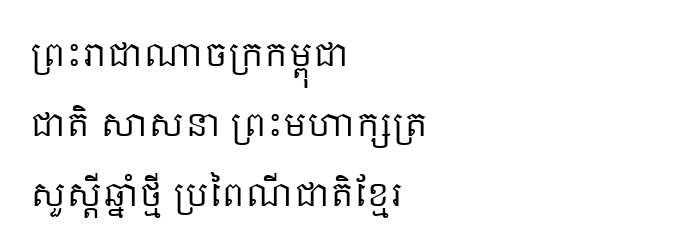
#> input picture sample_document.png, 700 x 250 px
$ python -i segmenter.py   (imports and definitions only)
#> lines starting #> are read from the running program, lines starting #| are printed output that depends on the picture; after the words box and inside, x2 and y2 are one past the last pixel; in counts of white or black regions, pixels touching at a corner belong together
#> further down, picture is the input picture: PIL image 700x250 RGB; min 0, max 255, mean 243.8
### khmer_ocr/pipeline/layout_analyzer.py
"""Multi-Column & Reading-Order Document Layout Analysis (DLA)."""

from typing import List, Tuple
import numpy as np
import cv2
from PIL import Image


class KhmerLayoutAnalyzer:
    """Detects multi-column reading order and document column boundaries."""

    def __init__(self, min_gutter_width: int = 18, min_col_width: int = 80):
        self.min_gutter_width = min_gutter_width
        self.min_col_width = min_col_width

    def detect_columns(self, binary_img: np.ndarray) -> List[Tuple[int, int]]:
        """Detects column boundaries (x_start, x_end) using vertical projection profile."""
        h, w = binary_img.shape
        # Vertical projection: sum of text pixels along columns
        v_proj = np.sum(binary_img > 0, axis=0)

        # Smooth projection to avoid single-pixel noise
        kernel = np.ones(5) / 5.0
        smoothed = np.convolve(v_proj, kernel, mode="same")

        # Find continuous zero or near-zero regions (gutters)
        threshold = np.max(smoothed) * 0.05
        is_empty = smoothed < threshold

        gutters = []
        in_gutter = False
        start = 0

        for x in range(w):
            if is_empty[x] and not in_gutter:
                in_gutter = True
                start = x
            elif not is_empty[x] and in_gutter:
                in_gutter = False
                width = x - start
                # Only consider gutters that don't touch image outer borders
                if width >= self.min_gutter_width and start > 20 and x < (w - 20):
                    gutters.append((start, x))

        if not gutters:
            # Single column document
            return [(0, w)]

        # Convert gutters into column intervals
        columns = []
        col_start = 0
        for g_start, g_end in gutters:
            gutter_mid = (g_start + g_end) // 2
            if (gutter_mid - col_start) >= self.min_col_width:
                columns.append((col_start, gutter_mid))
                col_start = gutter_mid

        if (w - col_start) >= self.min_col_width:
            columns.append((col_start, w))

        return columns if columns else [(0, w)]

    def sort_reading_order(
        self,
        bboxes: List[Tuple[int, int, int, int]],
        image_width: int,
        columns: List[Tuple[int, int]] | None = None,
    ) -> List[int]:
        """Returns sorted indices of bounding boxes in multi-column reading order.
        All lines in Column 1 (top to bottom), then Column 2 (top to bottom), etc.
        """
        if not bboxes:
            return []

        if columns is None or len(columns) <= 1:
            # Single column: sort by y
            indexed = list(enumerate(bboxes))
            indexed.sort(key=lambda item: item[1][1])
            return [idx for idx, _ in indexed]

        # Assign each box to the column containing its center x
        col_buckets: List[List[Tuple[int, Tuple[int, int, int, int]]]] = [[] for _ in columns]

        for orig_idx, (x, y, w, h) in enumerate(bboxes):
            center_x = x + w / 2
            assigned = False
            for col_idx, (c_start, c_end) in enumerate(columns):
                if c_start <= center_x < c_end:
                    col_buckets[col_idx].append((orig_idx, (x, y, w, h)))
                    assigned = True
                    break
            if not assigned:
                # Assign to closest column
                col_buckets[0].append((orig_idx, (x, y, w, h)))

        # Sort each column top to bottom
        sorted_indices = []
        for bucket in col_buckets:
            bucket.sort(key=lambda item: item[1][1])
            for orig_idx, _ in bucket:
                sorted_indices.append(orig_idx)

        return sorted_indices

### khmer_ocr/pipeline/segmenter.py
"""Khmer Document Line Segmenter with Subscript-Safe Morphological Slicing."""

from typing import Tuple, List
import numpy as np
import cv2
from PIL import Image, ImageDraw, ImageFont


def merge_co_linear_boxes(boxes: List[Tuple[int, int, int, int]]) -> List[Tuple[int, int, int, int]]:
    """Merges bounding boxes that lie on the same horizontal text line."""
    if not boxes:
        return []

    # Sort boxes primarily by vertical position y
    sorted_boxes = sorted(boxes, key=lambda b: (b[1], b[0]))
    merged_lines: List[List[Tuple[int, int, int, int]]] = []

    for box in sorted_boxes:
        bx, by, bw, bh = box
        matched = False

        for line in merged_lines:
            # Check vertical overlap with line
            line_y_min = min(b[1] for b in line)
            line_y_max = max(b[1] + b[3] for b in line)
            line_h = line_y_max - line_y_min

            overlap_y = min(by + bh, line_y_max) - max(by, line_y_min)
            if overlap_y > 0.4 * min(bh, line_h):
                line.append(box)
                matched = True
                break

        if not matched:
            merged_lines.append([box])

    # For each line group, calculate bounding box spanning all words in the line
    result_boxes = []
    for line in merged_lines:
        min_x = min(b[0] for b in line)
        min_y = min(b[1] for b in line)
        max_x = max(b[0] + b[2] for b in line)
        max_y = max(b[1] + b[3] for b in line)
        result_boxes.append((min_x, min_y, max_x - min_x, max_y - min_y))

    # Sort lines from top to bottom
    result_boxes.sort(key=lambda b: b[1])
    return result_boxes


class KhmerDocumentLineSegmenter:
    """Detects and extracts text lines from full-page document images."""

    def __init__(
        self,
        min_line_height: int = 15,
        min_line_width: int = 40,
        subscript_pad_bottom: int = 6,
        subscript_pad_top: int = 4,
        horizontal_kernel_width: int = 25,
    ):
        self.min_line_height = min_line_height
        self.min_line_width = min_line_width
        self.subscript_pad_bottom = subscript_pad_bottom
        self.subscript_pad_top = subscript_pad_top
        self.horizontal_kernel_width = horizontal_kernel_width

    def segment(
        self,
        image: Image.Image,
    ) -> Tuple[List[Tuple[int, int, int, int]], List[Image.Image], Image.Image]:
        """Segments a document image into ordered text lines.

        Returns:
            bboxes: List of (x, y, w, h) for each line.
            line_crops: List of cropped line PIL Images.
            annotated_image: PIL Image with colored bounding boxes and line numbers.
        """
        # Convert PIL to OpenCV format (grayscale)
        cv_img = np.array(image.convert("RGB"))
        gray = cv2.cvtColor(cv_img, cv2.COLOR_RGB2GRAY)
        img_h, img_w = gray.shape
#> img_h = 250; img_w = 700

        # 1. Binarize (invert so text is white, background is black)
        _, thresh = cv2.threshold(gray, 0, 255, cv2.THRESH_BINARY_INV + cv2.THRESH_OTSU)
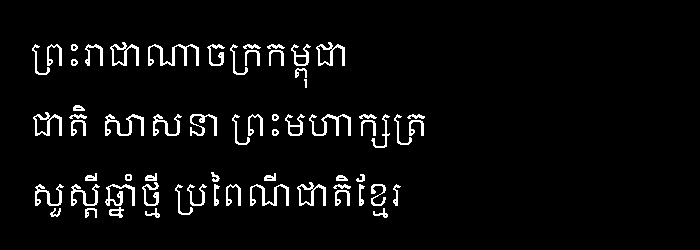
#> thresh: shape (250, 700); 4.4% white in thin lines or dots, all inside (x1, y1, x2, y2) = (32, 42, 425, 218)

        # 2. Morphological horizontal closing: connect characters along the line
        kernel_h = max(15, min(img_w // 30, self.horizontal_kernel_width))
#> kernel_h = 23
        kernel = cv2.getStructuringElement(cv2.MORPH_RECT, (kernel_h, 3))
        dilated = cv2.morphologyEx(thresh, cv2.MORPH_CLOSE, kernel)
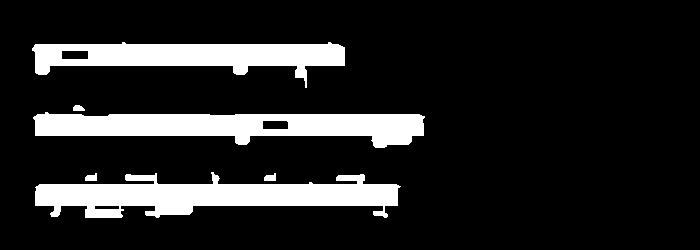
#> dilated: shape (250, 700); 14.5% white; 6 white regions

        # 3. Find contours
        contours, _ = cv2.findContours(dilated, cv2.RETR_EXTERNAL, cv2.CHAIN_APPROX_SIMPLE)
#> contours = 6 contours; box (x1, y1, x2, y2) and area: (35, 172, 401, 218) 8940, (33, 112, 425, 148) 8576, (32, 42, 345, 88) 6874, (264, 173, 276, 181) 56, (85, 173, 97, 181) 56, (73, 105, 85, 111) 44

        raw_boxes = []
        for cnt in contours:
            x, y, w, h = cv2.boundingRect(cnt)
            if w >= self.min_line_width and h >= self.min_line_height:
                raw_boxes.append((x, y, w, h))
#> this loop made 6 passes
#> (x, y, w, h) on passes 1 to 6: (264, 173, 12, 8), (85, 173, 12, 8), (35, 172, 366, 46), (33, 112, 392, 36), (73, 105, 12, 6), (32, 42, 313, 46)
#> after the loop, raw_boxes = [(35, 172, 366, 46), (33, 112, 392, 36), (32, 42, 313, 46)]

        # 4. Fallback if no contours
        if not raw_boxes:
            raw_boxes = [(0, 0, img_w, img_h)]

        # 5. Merge horizontally co-linear boxes on the same line
        line_boxes = merge_co_linear_boxes(raw_boxes)
#> in merge_co_linear_boxes, `sorted_boxes = sorted(boxes, key=lambda b: (b[1], b[0]))`: sorted_boxes = [(32, 42, 313, 46), (33, 112, 392, 36), (35, 172, 366, 46)]
#> the loop in merge_co_linear_boxes, `for box in sorted_boxes:` made 3 passes
#> after the loop in merge_co_linear_boxes, `for box in sorted_boxes:`: line = [(33, 112, 392, 36)]; merged_lines = [[(32, 42, 313, 46)], [(33, 112, 392, 36)], [(35, 172, 366, 46)]]
#> the loop in merge_co_linear_boxes, `for line in merged_lines:` made 3 passes
#> (min_x, min_y, max_x, max_y) on passes 1 to 3: (32, 42, 345, 88), (33, 112, 425, 148), (35, 172, 401, 218)
#> after the loop in merge_co_linear_boxes, `for line in merged_lines:`: result_boxes has the same summary as sorted_boxes
#> line_boxes has the same summary as sorted_boxes in merge_co_linear_boxes

        # 6. Apply multi-column reading order analysis
        from .layout_analyzer import KhmerLayoutAnalyzer
        layout_analyzer = KhmerLayoutAnalyzer()
        columns = layout_analyzer.detect_columns(thresh)
#> in detect_columns, `v_proj = np.sum(binary_img > 0, axis=0)`: v_proj = 700 values, max 65 at index 59, min 0 at index 0, mean 10.96
#> in detect_columns, `smoothed = np.convolve(v_proj, kernel, mode="same")`: smoothed = 700 values, max 42.2 at index 59, min 0 at index 0, mean 10.96
#> in detect_columns, `threshold = np.max(smoothed) * 0.05`: threshold = 2.11
#> after the loop in detect_columns, `for x in range(w):`: gutters = []; in_gutter = True; start = 426; width = 1
#> columns = [(0, 700)]
        sorted_indices = layout_analyzer.sort_reading_order(line_boxes, img_w, columns)
#> in sort_reading_order, `indexed = list(enumerate(bboxes))`: indexed = [(0, (32, 42, 313, 46)), (1, (33, 112, 392, 36)), (2, (35, 172, 366, 46))]
#> sorted_indices = [0, 1, 2]
        line_boxes = [line_boxes[i] for i in sorted_indices]

        # 7. Apply Khmer subscript & ascender padding with boundary clamping
        safe_boxes = []
        line_crops = []
        annotated = image.copy().convert("RGB")
        draw = ImageDraw.Draw(annotated)

        for idx, (x, y, w, h) in enumerate(line_boxes):
            # Pad top for diacritics and bottom for subscripts
            y1 = max(0, y - self.subscript_pad_top)
            y2 = min(img_h, y + h + self.subscript_pad_bottom)
            x1 = max(0, x - 4)
            x2 = min(img_w, x + w + 4)

            safe_boxes.append((x1, y1, x2 - x1, y2 - y1))

            # Crop line from original image
            crop = image.crop((x1, y1, x2, y2))
            line_crops.append(crop)

            # Draw visual bounding box and line index
            draw.rectangle([(x1, y1), (x2, y2)], outline=(59, 130, 246), width=2)
            draw.rectangle([(x1, y1 - 16), (x1 + 24, y1)], fill=(59, 130, 246))
            draw.text((x1 + 4, y1 - 16), str(idx + 1), fill=(255, 255, 255))
#> this loop made 3 passes
#> (x, y, w, h, y1, y2, x1, x2) on passes 1 to 3: (32, 42, 313, 46, 38, 94, 28, 349), (33, 112, 392, 36, 108, 154, 29, 429), (35, 172, 366, 46, 168, 224, 31, 405)
#> pass 1, in segment, `crop = image.crop((x1, y1, x2, y2))`:
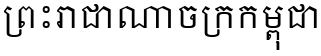
#> crop: PIL image 321x56 RGB; min 0, max 255, mean 224.6
#> pass 2, in segment, `crop = image.crop((x1, y1, x2, y2))`:
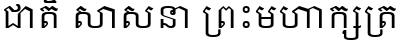
#> crop: PIL image 400x46 RGB; min 0, max 255, mean 219.8
#> pass 3, in segment, `crop = image.crop((x1, y1, x2, y2))`:
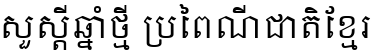
#> crop: PIL image 374x56 RGB; min 0, max 255, mean 218.6
#> after the loop, line_crops = 3 items; safe_boxes = [(28, 38, 321, 56), (29, 108, 400, 46), (31, 168, 374, 56)]

        return safe_boxes, line_crops, annotated

>>> from PIL import Image
>>> picture = Image.open('../../sample_document.png')
>>> result = KhmerDocumentLineSegmenter().segment(picture)
